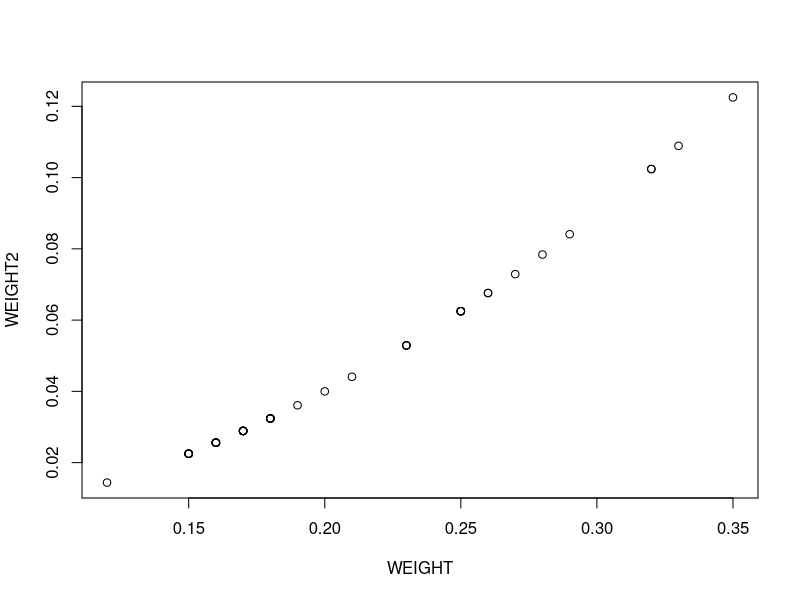

Generate this figure with R:
# Загрузка данных
setwd("week_07/data/")
x.0 <- read.table("diamond.dat")
# Проверка
summary(x.0)

# Переставим солбцы и добавим столбец квадратов
x.1 <- cbind(x.0[,c(2,1)], x.0[,1]^2)
names(x.1) <- c("PRICE", "WEIGHT", "WEIGHT2")

# Простейшая модель
itog1 <- lm(PRICE ~ WEIGHT, x.1)
summary(itog1)

# Сделаем так как предлагают ювелиры
itog2 <- lm(PRICE ~ WEIGHT2, x.1)
summary(itog2)

# Модель, зависящая ото всех переменных
itog3 <- lm(PRICE ~ WEIGHT + WEIGHT2, x.1)
summary(itog3)

# Проверка коллинеарности WEIGHT и WEIGHT2

attach(x.1)

plot(WEIGHT, WEIGHT2)

cor(WEIGHT, WEIGHT2)
